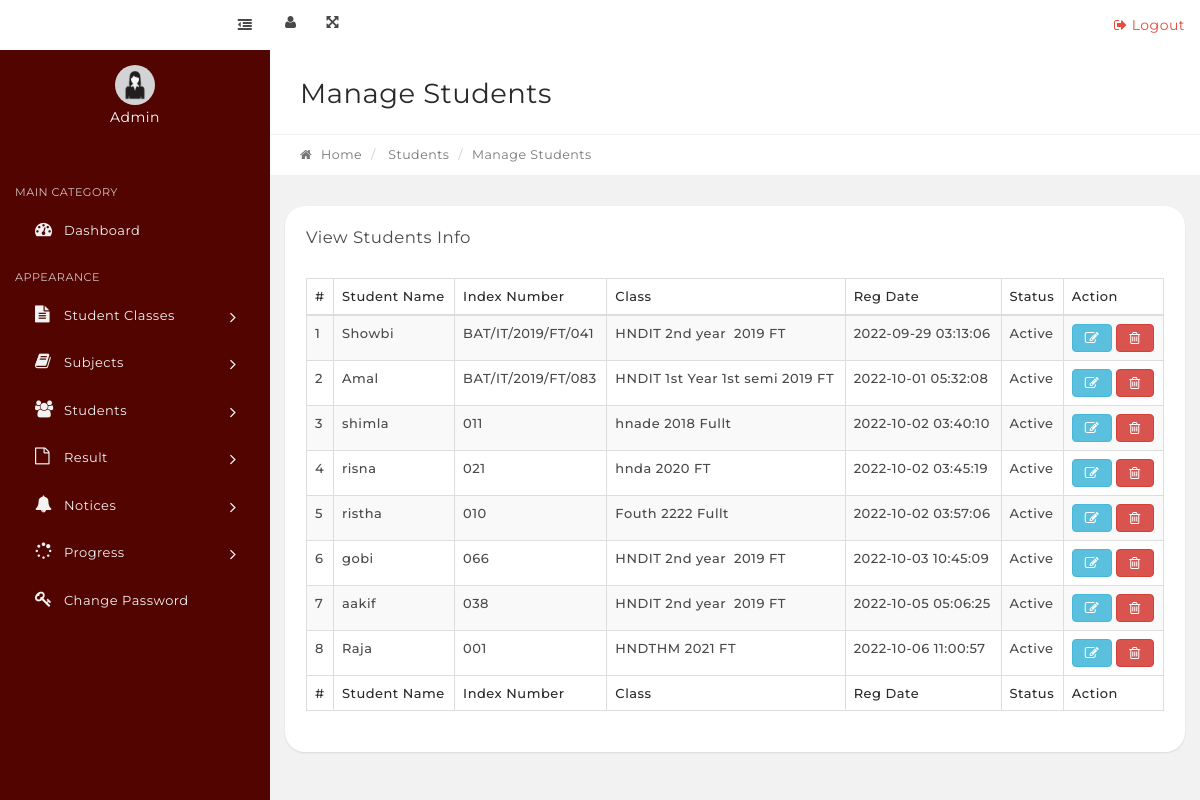
/manage-students.php, run on the app's committed database.
### tables this page shows
CREATE TABLE `tblstudents` (
  `StudentId` int(11) NOT NULL,
  `StudentName` varchar(100) DEFAULT NULL,
  `RollId` varchar(100) DEFAULT NULL,
  `StudentEmail` varchar(100) DEFAULT NULL,
  `Gender` varchar(10) DEFAULT NULL,
  `DOB` varchar(100) DEFAULT NULL,
  `ClassId` int(11) DEFAULT NULL,
  `RegDate` timestamp NULL DEFAULT current_timestamp(),
  `UpdationDate` timestamp NULL DEFAULT NULL,
  `Status` int(1) DEFAULT NULL,
  `NIC` varchar(100) DEFAULT NULL
);

CREATE TABLE `tblclasses` (
  `id` int(11) NOT NULL,
  `ClassName` varchar(80) DEFAULT NULL,
  `ClassNameNumeric` int(4) DEFAULT NULL,
  `Section` varchar(5) DEFAULT NULL,
  `CreationDate` timestamp NULL DEFAULT current_timestamp(),
  `UpdationDate` timestamp NULL DEFAULT NULL
);

### manage-students.php (the view, shortened to what this page needs)
<?php
include('includes/config.php');
if(strlen($_SESSION['alogin'])=="")
{
    header("Location: index.php");
    }
    else{
?>
<link rel="stylesheet" type="text/css" href="assets/js/DataTables/datatables.min.css"/>
   <?php include('includes/topbar.php');?>
            <div class="content-wrapper">
                <div class="content-container">
<?php include('includes/leftbar.php');?>
                    <div class="main-page">
                        <div class="container-fluid">
                            <div class="row page-title-div">
                                <div class="col-md-6">
                                    <h2 class="title">Manage Students</h2>
                                </div>
                            </div>
                            <div class="row breadcrumb-div">
                                <div class="col-md-6">
                                    <ul class="breadcrumb">
            							<li><a href="dashboard.php"><i class="fa fa-home"></i> Home</a></li>
                                        <li> Students</li>
            							<li class="active">Manage Students</li>
            						</ul>
                                </div>
                            </div>
                        </div>
                        <section class="section">
                            <div class="container-fluid">
                                <div class="row">
                                    <div class="col-md-12">
                                        <div class="panel">
                                            <div class="panel-heading">
                                                <div class="panel-title">
                                                    <h5>View Students Info</h5>
                                                </div>
                                            </div>
                                            <div class="panel-body p-20">
                                                <table id="example" class="display table table-striped table-bordered" cellspacing="0" width="100%">
                                                    <thead>
                                                        <tr>
                                                            <th>#</th>
                                                            <th>Student Name</th>
                                                            <th>Index Number</th>
                                                            <th>Class</th>
                                                            <th>Reg Date</th>
                                                            <th>Status</th>
                                                            <th>Action</th>
                                                        </tr>
                                                    </thead>
                                                    <tfoot>
                                                        <tr>
                                                          <th>#</th>
                                                            <th>Student Name</th>
                                                            <th>Index Number</th>
                                                            <th>Class</th>
                                                            <th>Reg Date</th>
                                                            <th>Status</th>
                                                            <th>Action</th>
                                                        </tr>
                                                    </tfoot>
                                                    <tbody>
<?php $sql = "SELECT tblstudents.StudentName,tblstudents.RollId,tblstudents.RegDate,tblstudents.StudentId,tblstudents.Status,tblclasses.ClassName,tblclasses.Section,tblclasses.ClassNameNumeric from tblstudents join tblclasses on tblclasses.id=tblstudents.ClassId";
$query = $dbh->prepare($sql);
$query->execute();
$results=$query->fetchAll(PDO::FETCH_OBJ);
$cnt=1;
if($query->rowCount() > 0)
{
foreach($results as $result)
{   ?>
<tr>
 <td><?php echo htmlentities($cnt);?></td>
                                                            <td><?php echo htmlentities($result->StudentName);?></td>
                                                            <td><?php echo htmlentities($result->RollId);?></td>
                                                            <td><?php echo htmlentities($result->ClassName);?>&nbsp;<?php echo htmlentities($result->ClassNameNumeric);?>&nbsp;<?php echo htmlentities($result->Section);?></td>
                                                            <td><?php echo htmlentities($result->RegDate);?></td>
                                                             <td><?php if($result->Status==1){
echo htmlentities('Active');
}
else{
   echo htmlentities('Blocked');
}
                                                                ?></td>
<td>
<a href="edit-student.php?stid=<?php echo htmlentities($result->StudentId);?>" class="btn btn-info"><i class="fa fa-edit" title="Edit Record"></i> </a>
<a href="manage-students.php?StudentId=<?php echo htmlentities($result->StudentId);?>" class="btn btn-danger"><i class="fa fa-trash-o" title="Delete Record"></i> </a>
</td>
</tr>
<?php $cnt=$cnt+1;}} ?>
                                                    </tbody>
                                                </table>
                                            </div>
                                        </div>
                                    </div>
                                                </div>
                                            </div>
                                        </div>
                                    </div>
                                </div>
                            </div>
<?php include('includes/footer.php');?>
<?php } ?>

### data on the page
tblstudents: StudentName "Showbi", RollId "BAT/IT/2019/FT/041", ClassId.ClassName "HNDIT 2nd year", ClassId.ClassNameNumeric "2019", ClassId.Section "FT", RegDate "2022-09-29 03:13:06"
tblstudents: StudentName "Amal", RollId "BAT/IT/2019/FT/083", ClassId.ClassName "HNDIT 1st Year 1st semi", ClassId.ClassNameNumeric "2019", ClassId.Section "FT", RegDate "2022-10-01 05:32:08"
tblstudents: StudentName "shimla", RollId "011", ClassId.ClassName "hnade", ClassId.ClassNameNumeric "2018", ClassId.Section "Fullt", RegDate "2022-10-02 03:40:10"
tblstudents: StudentName "risna", RollId "021", ClassId.ClassName "hnda", ClassId.ClassNameNumeric "2020", ClassId.Section "FT", RegDate "2022-10-02 03:45:19"
tblstudents: StudentName "ristha", RollId "010", ClassId.ClassName "Fouth", ClassId.ClassNameNumeric "2222", ClassId.Section "Fullt", RegDate "2022-10-02 03:57:06"
tblstudents: StudentName "gobi", RollId "066", ClassId.ClassName "HNDIT 2nd year", ClassId.ClassNameNumeric "2019", ClassId.Section "FT", RegDate "2022-10-03 10:45:09"
tblstudents: StudentName "aakif", RollId "038", ClassId.ClassName "HNDIT 2nd year", ClassId.ClassNameNumeric "2019", ClassId.Section "FT", RegDate "2022-10-05 05:06:25"
tblstudents: StudentName "Raja", RollId "001", ClassId.ClassName "HNDTHM", ClassId.ClassNameNumeric "2021", ClassId.Section "FT", RegDate "2022-10-06 11:00:57"
